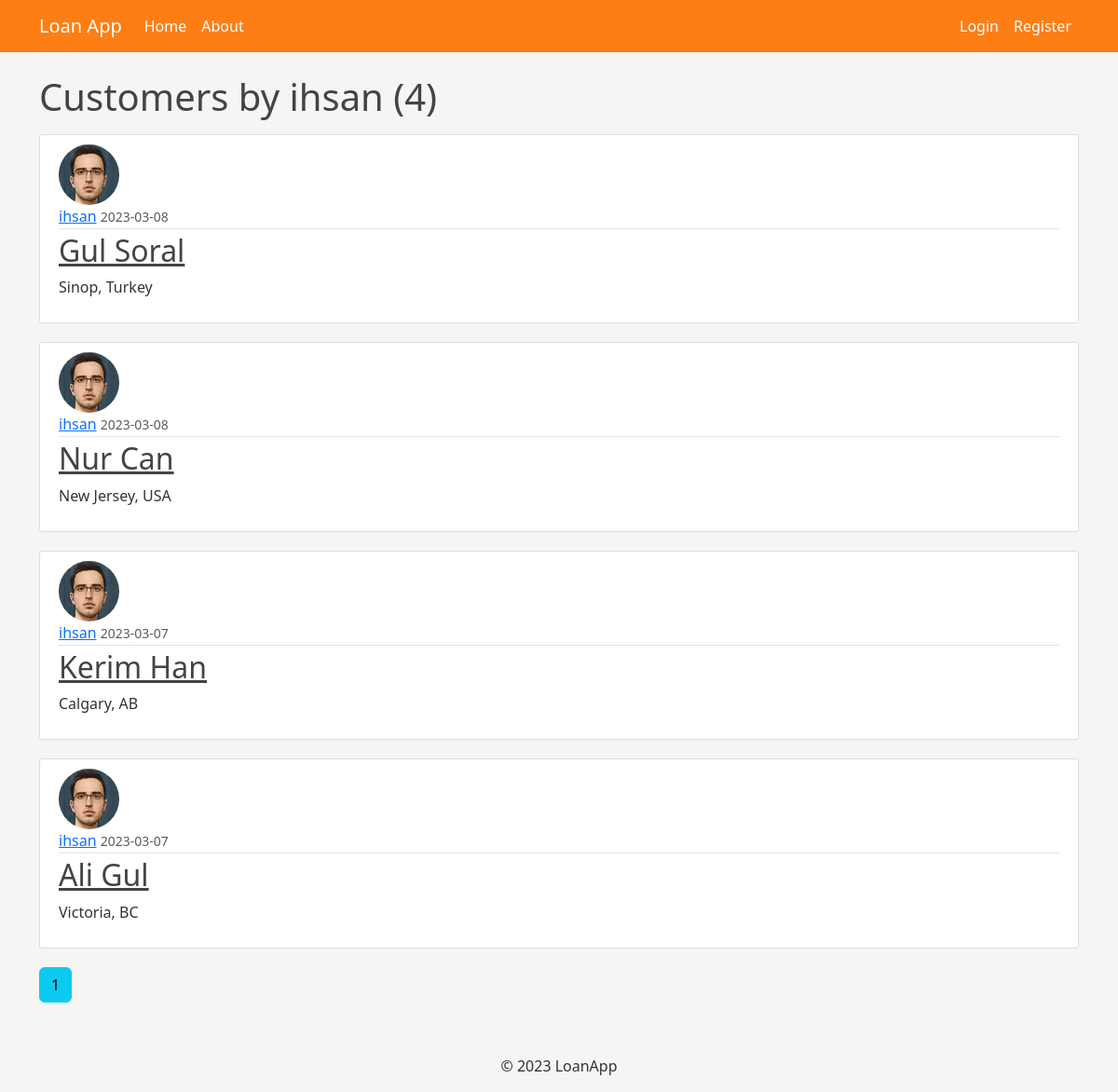
Before: /user/ihsan with the older database file.
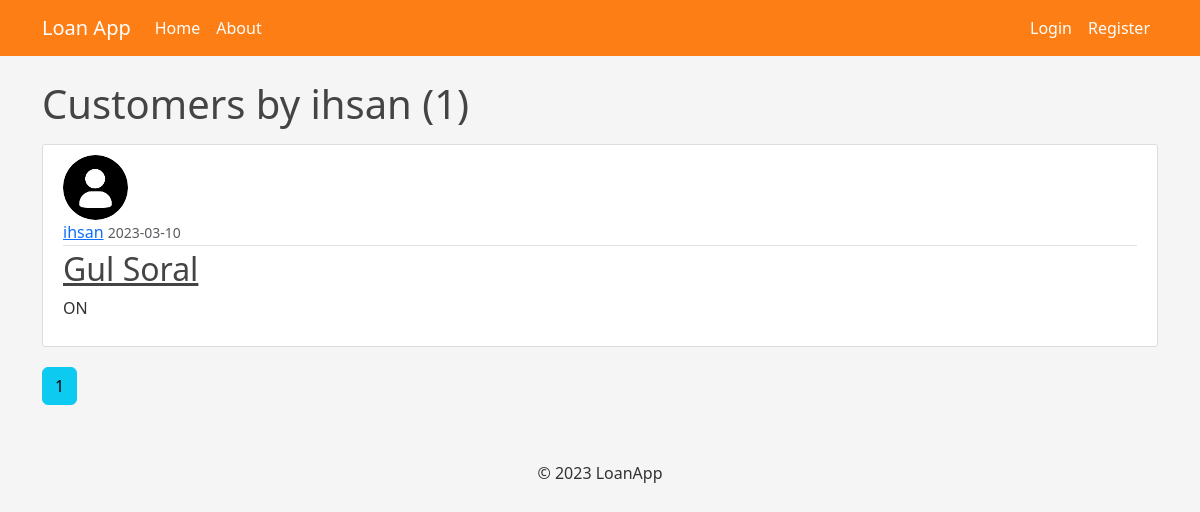
After: the same page with the newer database file.
### loanapp_flask/models.py (models this page shows, shortened)
class Customer(db.Model):
    id = db.Column(db.Integer, primary_key=True)
    customer_name = db.Column(db.String(100), nullable=False)
    date_created = db.Column(db.DateTime, nullable=False, default=datetime.utcnow)
    content = db.Column(db.Text, nullable=False)
    res_ins = db.Column(db.Float, default=2)
    res_loan = db.Column(db.Integer, default=2)
    user_id = db.Column(db.Integer, db.ForeignKey('user.id'), nullable=False)
    applications = db.relationship('LoanApplication', backref='customer', lazy=True)
    ins_prem = db.relationship('InsurancePremium', backref='customer', lazy=True)

class User(db.Model, UserMixin):
    id = db.Column(db.Integer, primary_key=True)
    username = db.Column(db.String(20), unique=True, nullable=False)
    email = db.Column(db.String(120), unique=True, nullable=False)
    image_file = db.Column(db.String(20), nullable=False, default='default.png')
    password = db.Column(db.String(60), nullable=False)
    customers = db.relationship('Customer', backref='author', lazy=True)

### loanapp_flask/users/routes.py (the view)
@users.route("/user/<string:username>")
def user_customers(username):
    page = request.args.get('page', 1, type=int)
    user = User.query.filter_by(username=username).first_or_404()
    customers = Customer.query.filter_by(author=user)\
        .order_by(Customer.date_created.desc())\
        .paginate(page=page, per_page=5)
    return render_template('user_customers.html', customers=customers, user=user)

### loanapp_flask/templates/user_customers.html
{% extends "layout.html" %}
{% block content %}
    <h1 class="mb-3">Customers by {{ user.username }} ({{ customers.total }})</h1>
    {% for customer in customers.items %}
        <article class="media content-section">
          <img class="rounded-circle article-img" src="{{ url_for('static', filename='profile_pics/' + customer.author.image_file) }}">
          <div class="media-body">
            <div class="article-metadata">
              <a class="mr-2" href="{{ url_for('users.user_customers', username=customer.author.username) }}">{{ customer.author.username }}</a>
              <small class="text-muted">{{ customer.date_created.strftime('%Y-%m-%d') }}</small>
            </div>
            <h2><a class="article-title" href="{{ url_for('customers.customer', customer_id=customer.id) }}">{{ customer.customer_name }}</a></h2>
            <p class="article-content">{{ customer.content }}</p>
          </div>
        </article>
    {% endfor %}
    {% for page_num in customers.iter_pages(left_edge=1, right_edge=1, left_current=1, right_current=2) %}
      {% if page_num %}
        {% if customers.page == page_num %}
          <a class="btn btn-info mb-4" href="{{ url_for('users.user_customers', username=user.username, page=page_num) }}">{{ page_num }}</a>
        {% else %}
          <a class="btn btn-outline-info mb-4" href="{{ url_for('users.user_customers', username=user.username, page=page_num) }}">{{ page_num }}</a>
        {% endif %}
      {% else %}
        ...
      {% endif %}
    {% endfor %}
{% endblock content %}

Changed rows visible on the page:
removed Customer: image_file (picture), author.username "ihsan", date_created "2023-03-08", customer_name "Gul Soral", content "Sinop, Turkey"
removed Customer: image_file (picture), author.username "ihsan", date_created "2023-03-08", customer_name "Nur Can", content "New Jersey, USA"
removed Customer: image_file (picture), author.username "ihsan", date_created "2023-03-07", customer_name "Kerim Han", content "Calgary, AB"
changed Customer "ihsan": image_file: picture removed, a placeholder shows; date_created "2023-03-07" → "2023-03-10"; customer_name "Ali Gul" → "Gul Soral"; content "Victoria, BC" → "ON"
Other visible differences:
{{ customers.total }}: "4" → "1"
